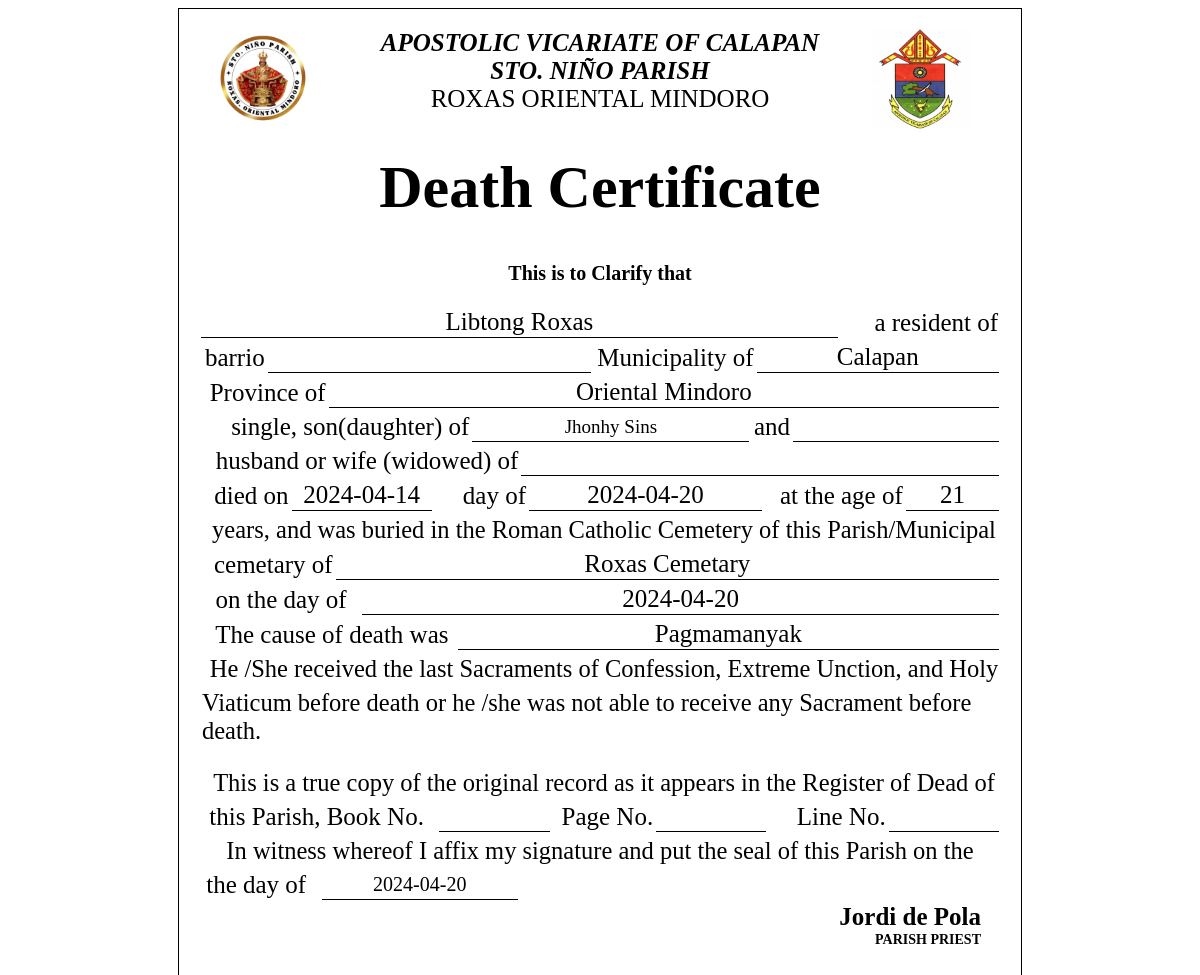
The app's page /form/death_cert.php?id=1 with its own data.
### tables this page shows
CREATE TABLE `death` (
  `id` int(11) NOT NULL,
  `record_no` varchar(50) NOT NULL,
  `name_of_deceased` varchar(100) NOT NULL,
  `name1` varchar(100) NOT NULL,
  `residence` varchar(100) NOT NULL,
  `date_of_death` date NOT NULL,
  `date_of_burial` date NOT NULL,
  `age` int(11) NOT NULL,
  `place_of_burial` varchar(100) NOT NULL,
  `sacraments` varchar(100) NOT NULL,
  `name_of_priest` varchar(100) NOT NULL,
  `province` varchar(100) NOT NULL,
  `spouse` varchar(100) NOT NULL,
  `line` varchar(222) NOT NULL,
  `book` varchar(222) NOT NULL,
  `page` varchar(222) NOT NULL,
  `name2` varchar(222) NOT NULL,
  `name3` varchar(222) NOT NULL,
  `barrio` varchar(222) NOT NULL,
  `municipal` varchar(100) NOT NULL,
  `death` varchar(100) NOT NULL,
  `status` varchar(20) NOT NULL,
  `date_created` date NOT NULL DEFAULT current_timestamp()
);

### form/death_cert.php (the view, shortened to what this page needs)
<?php
include('config.php');
$id = $_GET['id'];
$sql = mysqli_query($con, "SELECT * FROM death WHERE id='$id'");
$user = mysqli_fetch_assoc($sql);
?>
<html>
<head>
</head>
<body>
    <div class="certificate">
        <img src="../img/logo.png" alt="Logo" class="logo">
        <img src="../img/logo2.png" alt="Logo" class="logo2">
        <h2 class="title">APOSTOLIC VICARIATE OF CALAPAN</h2>
        <h2 class="title">STO. NIÑO PARISH</h2>
        <p class="title2">ROXAS ORIENTAL MINDORO</p>
        <center>
            <h1 style="font-size: 60px; font-family: &quot;Edwardian Script ITC&quot;, cursive;">Death Certificate </h1>
        </center>
        <h3 style="text-align : center; font-size: 20px;">This is to Clarify that</h3>
        <table style="width: 100%; margin-left: 0%;">
            <tr>
                <td style="width: 80%; font-size: 25px; text-align : center;  white-space: nowrap; border-bottom: 1px solid black;">
                <?= htmlspecialchars($user['residence']) ?>
                </td>
                <td style="width: 20%; font-size: 25px; text-align: right;">a resident of</td>
            </tr>
        </table>
        <table style="width: 100%; margin-left: 0%;">
            <tr>
                <td style="width: 8%; font-size: 25px; text-align: right;">barrio</td>
                <td style="width: 40%; font-size: 25px; text-align : center; white-space: nowrap; border-bottom: 1px solid black;">
                </td>
                <td style="width: 20%; font-size: 25px; text-align: right;">Municipality of</td>
                <td style="width: 30%; font-size: 25px; text-align : center;  white-space: nowrap; border-bottom: 1px solid black;">
                <?= htmlspecialchars($user['municipal']) ?>
                </td>
            </tr>
        </table>
        <table style="width: 100%; margin-left: 0%;">
            <tr>
                <td style="width: 15%; font-size: 25px; text-align: right;">Province of</td>
                <td style="width: 80%; font-size: 25px; text-align : center;  white-space: nowrap; border-bottom: 1px solid black;">
                <?= htmlspecialchars($user['province']) ?>
                </td>
            </tr>
        </table>
        <table style="width: 100%; margin-left: 0%;">
            <tr>
                <td style="width: 34%; font-size: 25px; text-align: right;">single, son(daughter) of</td>
                <td style="width: 35%; font-size: 19px; text-align : center;  white-space: nowrap; border-bottom: 1px solid black;">
                <?= htmlspecialchars($user['name1']) ?>
                </td>
                <td style="width: 5%; font-size: 25px; text-align: right;">and</td>
                <td style="width: 30%; font-size: 19px; text-align : center;  white-space: nowrap; border-bottom: 1px solid black;">
                </td>
            </tr>
        </table>
        <table style="width: 100%; margin-left: 0%;">
            <tr>
                <td style="width: 40%; font-size: 25px; text-align: right;">husband or wife (widowed) of</td>
                <td style="width: 65%; font-size: 25px; text-align : center;  white-space: nowrap; border-bottom: 1px solid black;">
                </td>
            </tr>
        </table>
        <table style="width: 100%; margin-left: 0%;">
            <tr>
                <td style="width: 9.5%; font-size: 25px; text-align: right;">died on</td>
                <td style="width: 15%; font-size: 25px; text-align : center;  white-space: nowrap; border-bottom: 1px solid black;">
                <?= htmlspecialchars($user['date_of_death']) ?>
                </td>
                <td style="width: 10%; font-size: 25px; text-align: right;">day of </td>
                <td style="width: 25%; font-size: 25px; text-align : center;  white-space: nowrap; border-bottom: 1px solid black;">
                <?= htmlspecialchars($user['date_of_burial']) ?>
                </td>
                <td style="width: 15%; font-size: 25px; text-align: right;">at the age of </td>
                <td style="width: 10%; font-size: 25px; text-align : center;  white-space: nowrap; border-bottom: 1px solid black;">
                <?= htmlspecialchars($user['age']) ?>
                </td>
            </tr>
        </table>
        <table style="width: 101%; margin-left: 0%;">
            <tr>
                <td style="width: 100%; font-size: 24.5px; text-align: center;">years, and was buried in the Roman
                    Catholic Cemetery of this Parish/Municipal</td>
            </tr>
        </table>
        <table style="width: 100%; margin-left: 0%;">
            <tr>
                <td style="width: 16%; font-size: 25px; text-align: right;">cemetary of</td>
                <td style="width: 80%; font-size: 25px; white-space: nowrap; text-align : center;  border-bottom: 1px solid black;">
                <?= htmlspecialchars($user['place_of_burial']) ?>
                </td>
            </tr>
        </table>
        <table style="width: 100%; margin-left: 0%;">
            <tr>
                <td style="width: 20%; text-align: right;   font-size: 25px;"> on the day of &nbsp;</td>
                <td style="width: 80%; font-size: 25px; text-align : center; white-space: nowrap; border-bottom: 1px solid black;">
                <?= htmlspecialchars($user['date_created']) ?>
                </td>
            </tr>
        </table>
        <table style="width: 100%; margin-left: 0%;">
            <tr>
                <td style="width: 32%; text-align: right; font-size: 25px;"> The cause of death was&nbsp;</td>
                <td style="width: 68%; font-size: 25px; text-align : center;  white-space: nowrap; border-bottom: 1px solid black;">
                <?= htmlspecialchars($user['death']) ?>
                </td>
            </tr>
        </table>
        <table style="width: 101%; margin-left: 0%;">
            <tr>
                <td style="width: 100%; font-size: 24.5px; text-align: center;">He /She received the last Sacraments of
                    Confession, Extreme Unction, and Holy</td>
            </tr>
        </table>
        <table style="width: 101%; margin-left: 0%;">
            <tr>
                <td style="width: 100%; font-size: 24.5px; text-align: left;">Viaticum before death or he /she was not
                    able to receive any Sacrament before death.</td>
            </tr>
        </table>
        <br>
        <table style="width: 101%; margin-left: 0%;">
            <tr>
                <td style="width: 100%; font-size: 24.5px; text-align: center;">This is a true copy of the original
                    record as it appears in the Register of Dead of</td>
            </tr>
        </table>
        <table style="width: 100%; margin-left: 0%;">
            <tr>
                <td style="width:30%; text-align: right; font-size: 25px;">this Parish, Book No. &nbsp;</td>
                <td style="font-size: 20px; text-align : center;  border-bottom: 1px solid black;"><?= htmlspecialchars($user['book']) ?>
                <td style="width:13%; text-align: right; font-size: 25px;">Page No.</td>
                <td style="font-size: 20px; text-align : center;   border-bottom: 1px solid black;"><?= htmlspecialchars($user['page']) ?>
                <td style="width:15%; text-align: right; font-size: 25px;">Line No.</td>
                <td style="font-size: 20px; text-align : center;   border-bottom: 1px solid black;"><?= htmlspecialchars($user['line']) ?>
                </td>
            </tr>
        </table>
        <table style="width: 100%; margin-left: 0%;">
            <tr>
                <td style="width: 100%; font-size: 24.5px; text-align: center;">In witness whereof I affix my signature
                    and put the seal of this Parish on the</td>
            </tr>
        </table>
        <table style="width: 40%; margin-left: 0%;">
            <tr>
                <td style="width: 12%; text-align: right; font-size: 25px;"> the day of &nbsp;</td>
                <td style="width: 15%; font-size: 20px; text-align : center;  white-space: nowrap; border-bottom: 1px solid black;">
                <?= htmlspecialchars($user['date_created']) ?>
                </td>
            </tr>
        </table>
        <h4 style="margin: 1; text-align: right; font-size: 25px; margin-right: 20px;  "><?= htmlspecialchars($user['name_of_priest']) ?>
        </h4>
        <h4 style="margin: 1; text-align: right; font-size: 14px; margin-right: 20px;  ">
            PARISH PRIEST</h4>
    </div>

### form/death_cert.php (style rules this page uses)
.certificate { width: 802px; height: 1024px; margin: 0 auto; border: 1px solid black; padding: 20px; position: relative; }
.title { text-align: center; font-size: 25px; margin: 0; padding: 0; font-family: 'Times New Roman', Times, serif; font-style: italic; }
.title2 { text-align: center; font-size: 25px; margin: 0; padding: 0; font-family: 'Times New Roman', Times, serif; }
.certificate .logo { position: absolute; top: 20px; left: 10%; transform: translateX(-50%); width: 100px; height: auto; }
.logo2 { position: absolute; top: 20px; right: 0%; transform: translateX(-50%); width: 100px; height: auto; }

### records on screen
death: residence "Libtong Roxas", municipal "Calapan", province "Oriental Mindoro", name1 "Jhonhy Sins", date_of_death "2024-04-14", date_of_burial "2024-04-20", age "21", place_of_burial "Roxas Cemetary", date_created "2024-04-20", death "Pagmamanyak", name_of_priest "Jordi de Pola"
